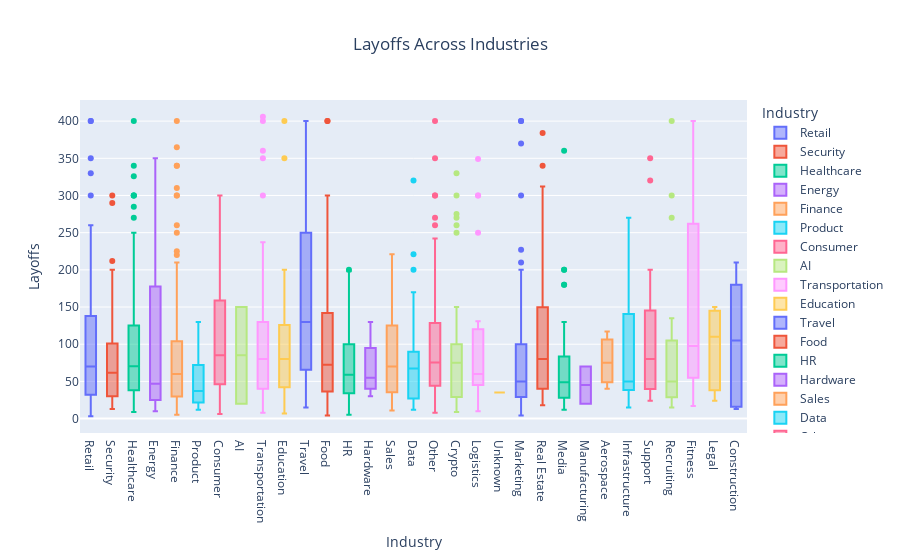

The notebook cell this image was saved under:
### Code cell
fig_industries_box = px.box(
    clean_df, 
    x = 'Industry', 
    y = 'Layoffs',
    title = 'Layoffs Across Industries',
    color = 'Industry'
)

fig_industries_box.update_layout(title_x = 0.5)
fig_industries_box.show()

### Figure 1 — Plotly figure (JSON) as saved in the notebook; plotly's stock layout.template omitted (floating-point values rounded to 4 significant figures; data arrays with more than 128 entries replaced by an {"elided": "..."} marker saying what was removed)
{"data": [{"alignmentgroup": "True", "hovertemplate": "Industry=%{x}<br>Layoffs=%{y}<extra></extra>", "legendgroup": "Retail", "marker": {"color": "#636efa"}, "name": "Retail", "notched": false, "offsetgroup": "Retail", "orientation": "v", "showlegend": true, "type": "box", "x": ["Retail", "Retail", "Retail", "Retail", "Retail", "Retail", "Retail", "Retail", "Retail", "Retail", "Retail", "Retail", "Retail", "Retail", "Retail", "Retail", "Retail", "Retail", "Retail", "Retail", "Retail", "Retail", "Retail", "Retail", "Retail", "Retail", "Retail", "Retail", "Retail", "Retail", "Retail", "Retail", "Retail", "Retail", "Retail", "Retail", "Retail", "Retail", "Retail", "Retail", "Retail", "Retail", "Retail", "Retail", "Retail", "Retail", "Retail", "Retail", "Retail", "Retail", "Retail", "Retail", "Retail", "Retail", "Retail", "Retail", "Retail", "Retail", "Retail", "Retail", "Retail", "Retail", "Retail", "Retail", "Retail", "Retail", "Retail", "Retail", "Retail", "Retail", "Retail", "Retail", "Retail", "Retail", "Retail", "Retail", "Retail", "Retail", "Retail", "Retail", "Retail", "Retail", "Retail", "Retail", "Retail", "Retail"], "x0": " ", "xaxis": "x", "y": [30, 225, 230, 24, 60, 350, 35, 22, 70, 251, 20, 45, 100, 40, 56, 32, 100, 230, 65, 100, 31, 100, 25, 40, 30, 25, 93, 180, 110, 134, 30, 50, 160, 80, 90, 56, 55, 138, 54, 60, 48, 50, 19, 24, 70, 13, 400, 30, 120, 100, 30, 191, 250, 100, 330, 70, 50, 200, 400, 29, 260, 300, 30, 150, 100, 3, 20, 120, 20, 100, 78, 44, 200, 235, 36, 200, 87, 60, 147, 60, 70, 65, 250, 23, 91, 20], "y0": " ", "yaxis": "y"}, {"alignmentgroup": "True", "hovertemplate": "Industry=%{x}<br>Layoffs=%{y}<extra></extra>", "legendgroup": "Security", "marker": {"color": "#EF553B"}, "name": "Security", "notched": false, "offsetgroup": "Security", "orientation": "v", "showlegend": true, "type": "box", "x": ["Security", "Security", "Security", "Security", "Security", "Security", "Security", "Security", "Security", "Security", "Security", "Security", "Security", "Security", "Security", "Security", "Security", "Security", "Security", "Security", "Security", "Security", "Security", "Security", "Security", "Security", "Security", "Security", "Security", "Security", "Security", "Security", "Security", "Security", "Security", "Security", "Security", "Security", "Security", "Security", "Security", "Security", "Security", "Security", "Security", "Security", "Security", "Security", "Security", "Security"], "x0": " ", "xaxis": "x", "y": [60, 27, 101, 300, 200, 46, 30, 60, 50, 290, 100, 50, 177, 19, 66, 212, 19, 30, 100, 100, 100, 30, 25, 20, 65, 170, 110, 100, 200, 198, 20, 24, 38, 100, 55, 125, 115, 27, 70, 22, 90, 55, 16, 100, 130, 30, 50, 63, 13, 24], "y0": " ", "yaxis": "y"}, {"alignmentgroup": "True", "hovertemplate": "Industry=%{x}<br>Layoffs=%{y}<extra></extra>", "legendgroup": "Healthcare", "marker": {"color": "#00cc96"}, "name": "Healthcare", "notched": false, "offsetgroup": "Healthcare", "orientation": "v", "showlegend": true, "type": "box", "x": ["Healthcare", "Healthcare", "Healthcare", "Healthcare", "Healthcare", "Healthcare", "Healthcare", "Healthcare", "Healthcare", "Healthcare", "Healthcare", "Healthcare", "Healthcare", "Healthcare", "Healthcare", "Healthcare", "Healthcare", "Healthcare", "Healthcare", "Healthcare", "Healthcare", "Healthcare", "Healthcare", "Healthcare", "Healthcare", "Healthcare", "Healthcare", "Healthcare", "Healthcare", "Healthcare", "Healthcare", "Healthcare", "Healthcare", "Healthcare", "Healthcare", "Healthcare", "Healthcare", "Healthcare", "Healthcare", "Healthcare", "Healthcare", "Healthcare", "Healthcare", "Healthcare", "Healthcare", "Healthcare", "Healthcare", "Healthcare", "Healthcare", "Healthcare", "Healthcare", "Healthcare", "Healthcare", "Healthcare", "Healthcare", "Healthcare", "Healthcare", "Healthcare", "Healthcare", "Healthcare", "Healthcare", "Healthcare", "Healthcare", "Healthcare", "Healthcare", "Healthcare", "Healthcare", "Healthcare", "Healthcare", "Healthcare", "Healthcare", "Healthcare", "Healthcare", "Healthcare", "Healthcare", "Healthcare", "Healthcare", "Healthcare", "Healthcare", "Healthcare", "Healthcare", "Healthcare", "Healthcare", "Healthcare"], "x0": " ", "xaxis": "x", "y": [100, 119, 114, 30, 50, 45, 50, 100, 71, 20, 181, 100, 75, 155, 270, 70, 326, 45, 23, 300, 285, 215, 31, 56, 130, 245, 200, 300, 31, 46, 50, 78, 113, 105, 59, 59, 36, 65, 300, 400, 62, 23, 30, 67, 120, 29, 40, 90, 140, 30, 95, 35, 80, 250, 16, 175, 90, 130, 100, 25, 50, 15, 11, 156, 110, 50, 18, 75, 50, 60, 150, 250, 100, 100, 47, 44, 10, 40, 23, 10, 340, 18, 100, 9], "y0": " ", "yaxis": "y"}, {"alignmentgroup": "True", "hovertemplate": "Industry=%{x}<br>Layoffs=%{y}<extra></extra>", "legendgroup": "Energy", "marker": {"color": "#ab63fa"}, "name": "Energy", "notched": false, "offsetgroup": "Energy", "orientation": "v", "showlegend": true, "type": "box", "x": ["Energy", "Energy", "Energy", "Energy", "Energy"], "x0": " ", "xaxis": "x", "y": [350, 10, 30, 120, 47], "y0": " ", "yaxis": "y"}, {"alignmentgroup": "True", "hovertemplate": "Industry=%{x}<br>Layoffs=%{y}<extra></extra>", "legendgroup": "Finance", "marker": {"color": "#FFA15A"}, "name": "Finance", "notched": false, "offsetgroup": "Finance", "orientation": "v", "showlegend": true, "type": "box", "x": {"elided": "169 str values"}, "x0": " ", "xaxis": "x", "y": {"elided": "169 int values"}, "y0": " ", "yaxis": "y"}, {"alignmentgroup": "True", "hovertemplate": "Industry=%{x}<br>Layoffs=%{y}<extra></extra>", "legendgroup": "Product", "marker": {"color": "#19d3f3"}, "name": "Product", "notched": false, "offsetgroup": "Product", "orientation": "v", "showlegend": true, "type": "box", "x": ["Product", "Product", "Product", "Product", "Product", "Product", "Product", "Product", "Product", "Product", "Product", "Product", "Product", "Product", "Product", "Product", "Product", "Product", "Product"], "x0": " ", "xaxis": "x", "y": [40, 37, 100, 130, 21, 20, 48, 23, 45, 80, 23, 100, 20, 24, 34, 90, 39, 18, 12], "y0": " ", "yaxis": "y"}, {"alignmentgroup": "True", "hovertemplate": "Industry=%{x}<br>Layoffs=%{y}<extra></extra>", "legendgroup": "Consumer", "marker": {"color": "#FF6692"}, "name": "Consumer", "notched": false, "offsetgroup": "Consumer", "orientation": "v", "showlegend": true, "type": "box", "x": ["Consumer", "Consumer", "Consumer", "Consumer", "Consumer", "Consumer", "Consumer", "Consumer", "Consumer", "Consumer", "Consumer", "Consumer", "Consumer", "Consumer", "Consumer", "Consumer", "Consumer", "Consumer", "Consumer", "Consumer", "Consumer", "Consumer", "Consumer", "Consumer", "Consumer", "Consumer", "Consumer", "Consumer", "Consumer", "Consumer", "Consumer", "Consumer", "Consumer", "Consumer", "Consumer", "Consumer", "Consumer", "Consumer", "Consumer"], "x0": " ", "xaxis": "x", "y": [40, 37, 130, 60, 78, 80, 85, 140, 60, 160, 95, 300, 35, 50, 140, 200, 80, 85, 23, 30, 25, 100, 30, 70, 90, 87, 180, 80, 250, 174, 270, 6, 155, 200, 45, 11, 50, 194, 250], "y0": " ", "yaxis": "y"}, {"alignmentgroup": "True", "hovertemplate": "Industry=%{x}<br>Layoffs=%{y}<extra></extra>", "legendgroup": "AI", "marker": {"color": "#B6E880"}, "name": "AI", "notched": false, "offsetgroup": "AI", "orientation": "v", "showlegend": true, "type": "box", "x": ["AI", "AI"], "x0": " ", "xaxis": "x", "y": [150, 20], "y0": " ", "yaxis": "y"}, {"alignmentgroup": "True", "hovertemplate": "Industry=%{x}<br>Layoffs=%{y}<extra></extra>", "legendgroup": "Transportation", "marker": {"color": "#FF97FF"}, "name": "Transportation", "notched": false, "offsetgroup": "Transportation", "orientation": "v", "showlegend": true, "type": "box", "x": ["Transportation", "Transportation", "Transportation", "Transportation", "Transportation", "Transportation", "Transportation", "Transportation", "Transportation", "Transportation", "Transportation", "Transportation", "Transportation", "Transportation", "Transportation", "Transportation", "Transportation", "Transportation", "Transportation", "Transportation", "Transportation", "Transportation", "Transportation", "Transportation", "Transportation", "Transportation", "Transportation", "Transportation", "Transportation", "Transportation", "Transportation", "Transportation", "Transportation", "Transportation", "Transportation", "Transportation", "Transportation", "Transportation", "Transportation", "Transportation", "Transportation", "Transportation", "Transportation", "Transportation", "Transportation", "Transportation", "Transportation", "Transportation", "Transportation", "Transportation", "Transportation", "Transportation"], "x0": " ", "xaxis": "x", "y": [128, 17, 300, 200, 102, 27, 46, 40, 360, 31, 80, 40, 350, 160, 80, 237, 130, 70, 65, 78, 75, 180, 63, 58, 76, 40, 16, 35, 35, 138, 400, 100, 111, 200, 30, 130, 40, 219, 35, 80, 57, 10, 130, 15, 100, 92, 23, 108, 406, 100, 100, 8], "y0": " ", "yaxis": "y"}, {"alignmentgroup": "True", "hovertemplate": "Industry=%{x}<br>Layoffs=%{y}<extra></extra>", "legendgroup": "Education", "marker": {"color": "#FECB52"}, "name": "Education", "notched": false, "offsetgroup": "Education", "orientation": "v", "showlegend": true, "type": "box", "x": ["Education", "Education", "Education", "Education", "Education", "Education", "Education", "Education", "Education", "Education", "Education", "Education", "Education", "Education", "Education", "Education", "Education", "Education", "Education", "Education", "Education", "Education", "Education", "Education", "Education", "Education", "Education", "Education", "Education", "Education", "Education", "Education", "Education", "Education", "Education", "Education", "Education", "Education", "Education"], "x0": " ", "xaxis": "x", "y": [120, 29, 87, 42, 106, 80, 128, 172, 81, 89, 42, 27, 76, 400, 43, 45, 90, 350, 55, 47, 80, 73, 60, 31, 120, 150, 33, 26, 12, 145, 200, 72, 150, 100, 37, 150, 16, 140, 7], "y0": " ", "yaxis": "y"}, {"alignmentgroup": "True", "hovertemplate": "Industry=%{x}<br>Layoffs=%{y}<extra></extra>", "legendgroup": "Travel", "marker": {"color": "#636efa"}, "name": "Travel", "notched": false, "offsetgroup": "Travel", "orientation": "v", "showlegend": true, "type": "box", "x": ["Travel", "Travel", "Travel", "Travel", "Travel", "Travel", "Travel", "Travel", "Travel", "Travel", "Travel", "Travel", "Travel", "Travel", "Travel", "Travel", "Travel", "Travel", "Travel", "Travel", "Travel", "Travel", "Travel", "Travel", "Travel", "Travel", "Travel", "Travel", "Travel"], "x0": " ", "xaxis": "x", "y": [125, 250, 175, 50, 164, 100, 109, 144, 250, 30, 200, 90, 350, 300, 350, 70, 69, 160, 15, 300, 35, 80, 250, 300, 56, 400, 38, 50, 130], "y0": " ", "yaxis": "y"}, {"alignmentgroup": "True", "hovertemplate": "Industry=%{x}<br>Layoffs=%{y}<extra></extra>", "legendgroup": "Food", "marker": {"color": "#EF553B"}, "name": "Food", "notched": false, "offsetgroup": "Food", "orientation": "v", "showlegend": true, "type": "box", "x": ["Food", "Food", "Food", "Food", "Food", "Food", "Food", "Food", "Food", "Food", "Food", "Food", "Food", "Food", "Food", "Food", "Food", "Food", "Food", "Food", "Food", "Food", "Food", "Food", "Food", "Food", "Food", "Food", "Food", "Food", "Food", "Food", "Food", "Food", "Food", "Food", "Food", "Food", "Food", "Food", "Food", "Food", "Food", "Food", "Food", "Food", "Food", "Food", "Food", "Food", "Food", "Food"], "x0": " ", "xaxis": "x", "y": [65, 150, 30, 34, 283, 300, 134, 38, 81, 400, 100, 250, 17, 300, 40, 65, 40, 130, 27, 93, 100, 211, 50, 70, 70, 70, 200, 200, 26, 40, 60, 100, 23, 80, 50, 150, 21, 100, 20, 100, 60, 87, 180, 75, 35, 131, 4, 400, 196, 5, 9, 30], "y0": " ", "yaxis": "y"}, {"alignmentgroup": "True", "hovertemplate": "Industry=%{x}<br>Layoffs=%{y}<extra></extra>", "legendgroup": "HR", "marker": {"color": "#00cc96"}, "name": "HR", "notched": false, "offsetgroup": "HR", "orientation": "v", "showlegend": true, "type": "box", "x": ["HR", "HR", "HR", "HR", "HR", "HR", "HR", "HR", "HR", "HR", "HR", "HR", "HR", "HR", "HR", "HR", "HR", "HR", "HR", "HR", "HR", "HR", "HR", "HR", "HR", "HR", "HR", "HR", "HR", "HR", "HR", "HR", "HR", "HR", "HR", "HR", "HR"], "x0": " ", "xaxis": "x", "y": [73, 150, 100, 58, 14, 35, 90, 140, 130, 200, 126, 90, 105, 60, 198, 17, 35, 11, 31, 29, 5, 16, 54, 100, 64, 36, 16, 60, 110, 87, 55, 40, 58, 10, 59, 35, 70], "y0": " ", "yaxis": "y"}, {"alignmentgroup": "True", "hovertemplate": "Industry=%{x}<br>Layoffs=%{y}<extra></extra>", "legendgroup": "Hardware", "marker": {"color": "#ab63fa"}, "name": "Hardware", "notched": false, "offsetgroup": "Hardware", "orientation": "v", "showlegend": true, "type": "box", "x": ["Hardware", "Hardware", "Hardware", "Hardware"], "x0": " ", "xaxis": "x", "y": [130, 60, 50, 30], "y0": " ", "yaxis": "y"}, {"alignmentgroup": "True", "hovertemplate": "Industry=%{x}<br>Layoffs=%{y}<extra></extra>", "legendgroup": "Sales", "marker": {"color": "#FFA15A"}, "name": "Sales", "notched": false, "offsetgroup": "Sales", "orientation": "v", "showlegend": true, "type": "box", "x": ["Sales", "Sales", "Sales", "Sales", "Sales", "Sales", "Sales", "Sales", "Sales", "Sales", "Sales", "Sales", "Sales", "Sales", "Sales", "Sales", "Sales", "Sales", "Sales", "Sales", "Sales"], "x0": " ", "xaxis": "x", "y": [140, 140, 120, 17, 70, 221, 80, 100, 100, 40, 37, 31, 143, 120, 150, 27, 60, 57, 15, 51, 11], "y0": " ", "yaxis": "y"}, {"alignmentgroup": "True", "hovertemplate": "Industry=%{x}<br>Layoffs=%{y}<extra></extra>", "legendgroup": "Data", "marker": {"color": "#19d3f3"}, "name": "Data", "notched": false, "offsetgroup": "Data", "orientation": "v", "showlegend": true, "type": "box", "x": ["Data", "Data", "Data", "Data", "Data", "Data", "Data", "Data", "Data", "Data", "Data", "Data", "Data", "Data", "Data", "Data", "Data", "Data", "Data", "Data", "Data", "Data", "Data", "Data", "Data", "Data", "Data", "Data", "Data", "Data", "Data", "Data", "Data", "Data", "Data", "Data", "Data", "Data"], "x0": " ", "xaxis": "x", "y": [21, 84, 60, 170, 100, 320, 100, 99, 200, 221, 22, 30, 76, 24, 65, 12, 35, 30, 15, 80, 80, 30, 27, 70, 59, 100, 70, 70, 12, 65, 50, 80, 80, 20, 90, 90, 25, 20], "y0": " ", "yaxis": "y"}, {"alignmentgroup": "True", "hovertemplate": "Industry=%{x}<br>Layoffs=%{y}<extra></extra>", "legendgroup": "Other", "marker": {"color": "#FF6692"}, "name": "Other", "notched": false, "offsetgroup": "Other", "orientation": "v", "showlegend": true, "type": "box", "x": ["Other", "Other", "Other", "Other", "Other", "Other", "Other", "Other", "Other", "Other", "Other", "Other", "Other", "Other", "Other", "Other", "Other", "Other", "Other", "Other", "Other", "Other", "Other", "Other", "Other", "Other", "Other", "Other", "Other", "Other", "Other", "Other", "Other", "Other", "Other", "Other", "Other", "Other", "Other", "Other", "Other", "Other", "Other", "Other", "Other", "Other", "Other", "Other", "Other", "Other", "Other", "Other", "Other", "Other", "Other", "Other"], "x0": " ", "xaxis": "x", "y": [35, 75, 300, 13, 60, 80, 28, 90, 100, 60, 80, 137, 43, 74, 112, 300, 10, 50, 200, 8, 400, 85, 141, 119, 90, 115, 137, 100, 110, 270, 43, 200, 80, 25, 34, 120, 76, 180, 50, 45, 50, 50, 50, 60, 30, 242, 18, 18, 23, 50, 60, 350, 138, 62, 260, 30], "y0": " ", "yaxis": "y"}, {"alignmentgroup": "True", "hovertemplate": "Industry=%{x}<br>Layoffs=%{y}<extra></extra>", "legendgroup": "Crypto", "marker": {"color": "#B6E880"}, "name": "Crypto", "notched": false, "offsetgroup": "Crypto", "orientation": "v", "showlegend": true, "type": "box", "x": ["Crypto", "Crypto", "Crypto", "Crypto", "Crypto", "Crypto", "Crypto", "Crypto", "Crypto", "Crypto", "Crypto", "Crypto", "Crypto", "Crypto", "Crypto", "Crypto", "Crypto", "Crypto", "Crypto", "Crypto", "Crypto", "Crypto", "Crypto", "Crypto", "Crypto", "Crypto", "Crypto", "Crypto", "Crypto", "Crypto", "Crypto", "Crypto", "Crypto", "Crypto", "Crypto", "Crypto", "Crypto", "Crypto", "Crypto", "Crypto", "Crypto", "Crypto", "Crypto", "Crypto", "Crypto", "Crypto"], "x0": " ", "xaxis": "x", "y": [150, 26, 80, 30, 16, 17, 75, 100, 30, 89, 44, 29, 21, 330, 110, 100, 275, 10, 33, 100, 20, 20, 59, 134, 100, 30, 20, 150, 68, 42, 30, 150, 12, 300, 70, 270, 9, 24, 250, 260, 100, 90, 80, 80, 75, 91], "y0": " ", "yaxis": "y"}, {"alignmentgroup": "True", "hovertemplate": "Industry=%{x}<br>Layoffs=%{y}<extra></extra>", "legendgroup": "Logistics", "marker": {"color": "#FF97FF"}, "name": "Logistics", "notched": false, "offsetgroup": "Logistics", "orientation": "v", "showlegend": true, "type": "box", "x": ["Logistics", "Logistics", "Logistics", "Logistics", "Logistics", "Logistics", "Logistics", "Logistics", "Logistics", "Logistics", "Logistics", "Logistics", "Logistics", "Logistics", "Logistics", "Logistics", "Logistics", "Logistics", "Logistics", "Logistics", "Logistics", "Logistics", "Logistics", "Logistics", "Logistics", "Logistics"], "x0": " ", "xaxis": "x", "y": [131, 50, 30, 130, 45, 300, 55, 60, 60, 60, 54, 30, 63, 120, 27, 10, 250, 90, 59, 300, 24, 10, 50, 75, 349, 65], "y0": " ", "yaxis": "y"}, {"alignmentgroup": "True", "hovertemplate": "Industry=%{x}<br>Layoffs=%{y}<extra></extra>", "legendgroup": "Unknown", "marker": {"color": "#FECB52"}, "name": "Unknown", "notched": false, "offsetgroup": "Unknown", "orientation": "v", "showlegend": true, "type": "box", "x": ["Unknown"], "x0": " ", "xaxis": "x", "y": [35], "y0": " ", "yaxis": "y"}, {"alignmentgroup": "True", "hovertemplate": "Industry=%{x}<br>Layoffs=%{y}<extra></extra>", "legendgroup": "Marketing", "marker": {"color": "#636efa"}, "name": "Marketing", "notched": false, "offsetgroup": "Marketing", "orientation": "v", "showlegend": true, "type": "box", "x": ["Marketing", "Marketing", "Marketing", "Marketing", "Marketing", "Marketing", "Marketing", "Marketing", "Marketing", "Marketing", "Marketing", "Marketing", "Marketing", "Marketing", "Marketing", "Marketing", "Marketing", "Marketing", "Marketing", "Marketing", "Marketing", "Marketing", "Marketing", "Marketing", "Marketing", "Marketing", "Marketing", "Marketing", "Marketing", "Marketing", "Marketing", "Marketing", "Marketing", "Marketing", "Marketing", "Marketing", "Marketing", "Marketing", "Marketing", "Marketing", "Marketing", "Marketing", "Marketing", "Marketing", "Marketing", "Marketing", "Marketing", "Marketing", "Marketing", "Marketing", "Marketing", "Marketing", "Marketing", "Marketing", "Marketing", "Marketing", "Marketing", "Marketing", "Marketing", "Marketing", "Marketing", "Marketing", "Marketing", "Marketing", "Marketing", "Marketing", "Marketing", "Marketing", "Marketing", "Marketing", "Marketing", "Marketing", "Marketing", "Marketing", "Marketing", "Marketing", "Marketing"], "x0": " ", "xaxis": "x", "y": [40, 100, 8, 90, 75, 70, 80, 150, 40, 370, 100, 19, 40, 20, 70, 100, 62, 60, 120, 100, 60, 9, 200, 70, 130, 25, 50, 227, 35, 180, 59, 100, 13, 30, 400, 20, 31, 47, 40, 30, 38, 30, 45, 24, 30, 120, 8, 40, 60, 17, 400, 101, 70, 50, 35, 19, 90, 30, 60, 8, 48, 30, 21, 100, 53, 100, 77, 26, 300, 23, 52, 20, 15, 210, 5, 52, 4], "y0": " ", "yaxis": "y"}, {"alignmentgroup": "True", "hovertemplate": "Industry=%{x}<br>Layoffs=%{y}<extra></extra>", "legendgroup": "Real Estate", "marker": {"color": "#EF553B"}, "name": "Real Estate", "notched": false, "offsetgroup": "Real Estate", "orientation": "v", "showlegend": true, "type": "box", "x": ["Real Estate", "Real Estate", "Real Estate", "Real Estate", "Real Estate", "Real Estate", "Real Estate", "Real Estate", "Real Estate", "Real Estate", "Real Estate", "Real Estate", "Real Estate", "Real Estate", "Real Estate", "Real Estate", "Real Estate", "Real Estate", "Real Estate", "Real Estate", "Real Estate", "Real Estate", "Real Estate", "Real Estate", "Real Estate", "Real Estate", "Real Estate", "Real Estate", "Real Estate", "Real Estate", "Real Estate", "Real Estate", "Real Estate", "Real Estate", "Real Estate", "Real Estate", "Real Estate", "Real Estate", "Real Estate"], "x0": " ", "xaxis": "x", "y": [40, 149, 40, 61, 201, 340, 18, 312, 30, 100, 300, 300, 64, 100, 40, 40, 29, 200, 39, 384, 45, 160, 115, 119, 57, 20, 24, 73, 28, 20, 88, 47, 40, 236, 90, 130, 127, 80, 150], "y0": " ", "yaxis": "y"}, {"alignmentgroup": "True", "hovertemplate": "Industry=%{x}<br>Layoffs=%{y}<extra></extra>", "legendgroup": "Media", "marker": {"color": "#00cc96"}, "name": "Media", "notched": false, "offsetgroup": "Media", "orientation": "v", "showlegend": true, "type": "box", "x": ["Media", "Media", "Media", "Media", "Media", "Media", "Media", "Media", "Media", "Media", "Media", "Media", "Media", "Media", "Media", "Media", "Media", "Media", "Media", "Media", "Media", "Media", "Media", "Media", "Media", "Media", "Media", "Media", "Media", "Media", "Media", "Media", "Media", "Media", "Media", "Media", "Media", "Media", "Media", "Media"], "x0": " ", "xaxis": "x", "y": [360, 60, 24, 37, 48, 22, 180, 200, 42, 12, 50, 17, 130, 120, 40, 50, 75, 180, 200, 40, 24, 70, 80, 39, 13, 60, 14, 56, 87, 23, 100, 46, 95, 26, 30, 50, 24, 51, 31, 30], "y0": " ", "yaxis": "y"}, {"alignmentgroup": "True", "hovertemplate": "Industry=%{x}<br>Layoffs=%{y}<extra></extra>", "legendgroup": "Manufacturing", "marker": {"color": "#ab63fa"}, "name": "Manufacturing", "notched": false, "offsetgroup": "Manufacturing", "orientation": "v", "showlegend": true, "type": "box", "x": ["Manufacturing", "Manufacturing"], "x0": " ", "xaxis": "x", "y": [70, 20], "y0": " ", "yaxis": "y"}, {"alignmentgroup": "True", "hovertemplate": "Industry=%{x}<br>Layoffs=%{y}<extra></extra>", "legendgroup": "Aerospace", "marker": {"color": "#FFA15A"}, "name": "Aerospace", "notched": false, "offsetgroup": "Aerospace", "orientation": "v", "showlegend": true, "type": "box", "x": ["Aerospace", "Aerospace", "Aerospace"], "x0": " ", "xaxis": "x", "y": [117, 75, 40], "y0": " ", "yaxis": "y"}, {"alignmentgroup": "True", "hovertemplate": "Industry=%{x}<br>Layoffs=%{y}<extra></extra>", "legendgroup": "Infrastructure", "marker": {"color": "#19d3f3"}, "name": "Infrastructure", "notched": false, "offsetgroup": "Infrastructure", "orientation": "v", "showlegend": true, "type": "box", "x": ["Infrastructure", "Infrastructure", "Infrastructure", "Infrastructure", "Infrastructure", "Infrastructure", "Infrastructure", "Infrastructure", "Infrastructure", "Infrastructure", "Infrastructure", "Infrastructure", "Infrastructure", "Infrastructure", "Infrastructure", "Infrastructure", "Infrastructure"], "x0": " ", "xaxis": "x", "y": [255, 134, 40, 50, 40, 200, 95, 40, 110, 270, 15, 80, 160, 34, 30, 50, 30], "y0": " ", "yaxis": "y"}, {"alignmentgroup": "True", "hovertemplate": "Industry=%{x}<br>Layoffs=%{y}<extra></extra>", "legendgroup": "Support", "marker": {"color": "#FF6692"}, "name": "Support", "notched": false, "offsetgroup": "Support", "orientation": "v", "showlegend": true, "type": "box", "x": ["Support", "Support", "Support", "Support", "Support", "Support", "Support", "Support", "Support", "Support", "Support", "Support", "Support", "Support", "Support", "Support", "Support", "Support", "Support", "Support", "Support"], "x0": " ", "xaxis": "x", "y": [320, 114, 100, 155, 142, 30, 76, 90, 124, 350, 200, 78, 193, 49, 52, 39, 36, 33, 40, 80, 24], "y0": " ", "yaxis": "y"}, {"alignmentgroup": "True", "hovertemplate": "Industry=%{x}<br>Layoffs=%{y}<extra></extra>", "legendgroup": "Recruiting", "marker": {"color": "#B6E880"}, "name": "Recruiting", "notched": false, "offsetgroup": "Recruiting", "orientation": "v", "showlegend": true, "type": "box", "x": ["Recruiting", "Recruiting", "Recruiting", "Recruiting", "Recruiting", "Recruiting", "Recruiting", "Recruiting", "Recruiting", "Recruiting", "Recruiting", "Recruiting", "Recruiting", "Recruiting", "Recruiting", "Recruiting", "Recruiting", "Recruiting", "Recruiting", "Recruiting", "Recruiting"], "x0": " ", "xaxis": "x", "y": [270, 58, 100, 86, 15, 100, 50, 23, 36, 300, 135, 40, 25, 120, 86, 18, 39, 46, 400, 30, 15], "y0": " ", "yaxis": "y"}, {"alignmentgroup": "True", "hovertemplate": "Industry=%{x}<br>Layoffs=%{y}<extra></extra>", "legendgroup": "Fitness", "marker": {"color": "#FF97FF"}, "name": "Fitness", "notched": false, "offsetgroup": "Fitness", "orientation": "v", "showlegend": true, "type": "box", "x": ["Fitness", "Fitness", "Fitness", "Fitness", "Fitness", "Fitness", "Fitness", "Fitness", "Fitness", "Fitness"], "x0": " ", "xaxis": "x", "y": [80, 30, 300, 400, 55, 95, 262, 154, 100, 17], "y0": " ", "yaxis": "y"}, {"alignmentgroup": "True", "hovertemplate": "Industry=%{x}<br>Layoffs=%{y}<extra></extra>", "legendgroup": "Legal", "marker": {"color": "#FECB52"}, "name": "Legal", "notched": false, "offsetgroup": "Legal", "orientation": "v", "showlegend": true, "type": "box", "x": ["Legal", "Legal", "Legal", "Legal", "Legal", "Legal", "Legal"], "x0": " ", "xaxis": "x", "y": [24, 130, 62, 150, 30, 110, 150], "y0": " ", "yaxis": "y"}, {"alignmentgroup": "True", "hovertemplate": "Industry=%{x}<br>Layoffs=%{y}<extra></extra>", "legendgroup": "Construction", "marker": {"color": "#636efa"}, "name": "Construction", "notched": false, "offsetgroup": "Construction", "orientation": "v", "showlegend": true, "type": "box", "x": ["Construction", "Construction", "Construction", "Construction", "Construction", "Construction"], "x0": " ", "xaxis": "x", "y": [13, 210, 70, 140, 180, 16], "y0": " ", "yaxis": "y"}], "layout": {"boxmode": "overlay", "legend": {"title": {"text": "Industry"}, "tracegroupgap": 0}, "title": {"text": "Layoffs Across Industries", "x": 0.5}, "xaxis": {"anchor": "y", "categoryarray": ["Retail", "Security", "Healthcare", "Energy", "Finance", "Product", "Consumer", "AI", "Transportation", "Education", "Travel", "Food", "HR", "Hardware", "Sales", "Data", "Other", "Crypto", "Logistics", "Unknown", "Marketing", "Real Estate", "Media", "Manufacturing", "Aerospace", "Infrastructure", "Support", "Recruiting", "Fitness", "Legal", "Construction"], "categoryorder": "array", "domain": [0, 1], "title": {"text": "Industry"}}, "yaxis": {"anchor": "x", "domain": [0, 1], "title": {"text": "Layoffs"}}}}
